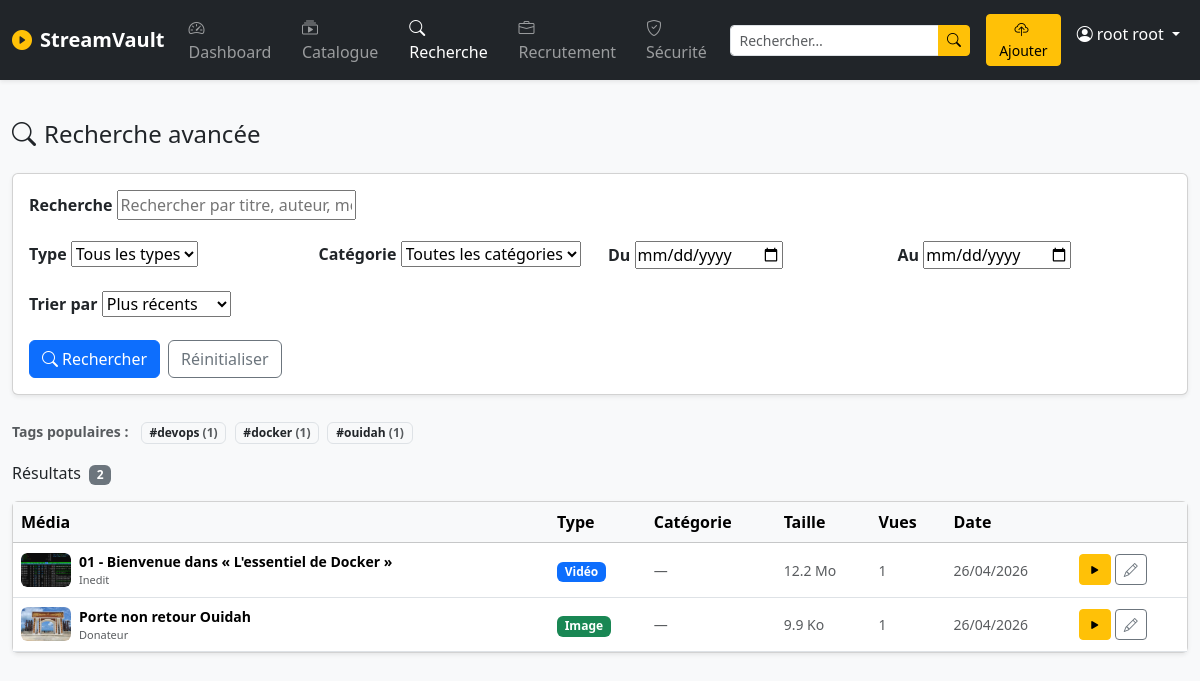
The page /play/recherche/ (signed in) on the database its author committed.
### authentification/models.py (models this page shows, shortened)
class User(AbstractUser):
    username = None
    email = models.EmailField(max_length=100 , blank=True, null=True, unique=True)
    nom = models.CharField(max_length=50, blank=False, null=False)
    prenoms = models.CharField(max_length=65, blank=False, null=False)
    photo_url = models.ImageField(upload_to='photo/')
    creat_at = models.DateTimeField(auto_now_add=True, editable=False)
    update_at = models.DateTimeField(auto_now=True)
    is_staff = models.BooleanField(default=False)
    is_active = models.BooleanField(default=True, auto_created=True)
    is_superuser = models.BooleanField(default=False)
    USERNAME_FIELD = 'email'
    REQUIRED_FIELDS = ["nom", "prenoms"]
    objects = UserManager()
    @property
    def full_name(self):
        return f"{self.nom} {self.prenoms}"

### greenplay/models.py (models this page shows, shortened)
class Tag(models.Model):
    name = models.CharField(max_length=50, unique=True, verbose_name="Nom")
    slug = models.SlugField(unique=True, blank=True)
    class Meta:
        verbose_name = "Tag"
        verbose_name_plural = "Tags"
        ordering = ["name"]

class Media(models.Model):
    TYPE_VIDEO = "video"
    TYPE_IMAGE = "image"
    TYPE_AUDIO = "audio"
    MEDIA_TYPES = [
        (TYPE_VIDEO, "Vidéo"),
        (TYPE_IMAGE, "Image"),
        (TYPE_AUDIO, "Audio"),
    ]
    VISIBILITY_PUBLIC = "public"
    VISIBILITY_PRIVATE = "private"
    VISIBILITY_INVITE = "invite"
    VISIBILITY_CHOICES = [
        (VISIBILITY_PUBLIC, "Public"),
        (VISIBILITY_PRIVATE, "Privé"),
        (VISIBILITY_INVITE, "Sur invitation"),
    ]
    LICENSE_CHOICES = [
        ("proprietary", "Propriétaire"),
        ("cc_by", "CC BY"),
        ("cc_by_sa", "CC BY-SA"),
        ("public_domain", "Domaine public"),
    ]
    title = models.CharField(max_length=255, verbose_name="Titre")
    slug = models.SlugField(max_length=255, unique=True, blank=True)
    description = models.TextField(blank=True, verbose_name="Description")
    media_type = models.CharField(
        max_length=10, choices=MEDIA_TYPES, verbose_name="Type de média"
    )
    file = models.FileField(
        upload_to=media_upload_path, verbose_name="Fichier média"
    )
    thumbnail = models.ImageField(
        upload_to=thumbnail_upload_path,
        blank=True,
        null=True,
        verbose_name="Miniature",
    )
    category = models.ForeignKey(
        Category,
        on_delete=models.SET_NULL,
        null=True,
        blank=True,
        related_name="medias",
        verbose_name="Catégorie",
    )
    tags = models.ManyToManyField(Tag, blank=True, related_name="medias", verbose_name="Tags")
    author = models.CharField(max_length=200, blank=True, verbose_name="Auteur / Réalisateur")
    production_date = models.DateField(null=True, blank=True, verbose_name="Date de production")
    duration = models.PositiveIntegerField(
        null=True, blank=True, verbose_name="Durée (secondes)"
    )
    file_size = models.PositiveBigIntegerField(
        null=True, blank=True, verbose_name="Taille du fichier (octets)"
    )
    visibility = models.CharField(
        max_length=10,
        choices=VISIBILITY_CHOICES,
        default=VISIBILITY_PUBLIC,
        verbose_name="Visibilité",
    )
    license = models.CharField(
        max_length=20,
        choices=LICENSE_CHOICES,
        default="proprietary",
        verbose_name="Licence",
    )
    uploaded_by = models.ForeignKey(
        settings.AUTH_USER_MODEL,
        on_delete=models.CASCADE,
        related_name="medias",
        verbose_name="Téléversé par",
    )
    created_at = models.DateTimeField(auto_now_add=True, verbose_name="Date d'ajout")
    updated_at = models.DateTimeField(auto_now=True, verbose_name="Dernière modification")
    class Meta:
        verbose_name = "Média"
        verbose_name_plural = "Médias"
        ordering = ["-created_at"]
        indexes = [
            models.Index(fields=["media_type"]),
            models.Index(fields=["visibility"]),
            models.Index(fields=["created_at"]),
        ]
    def get_file_size_display(self):
        if not self.file_size:
            return "—"
        size = self.file_size
        for unit in ["o", "Ko", "Mo", "Go", "To"]:
            if size < 1024:
                return f"{size:.1f} {unit}"
            size /= 1024
        return f"{size:.1f} Po"
    @property
    def view_count(self):
        return self.views.count()
    @property
    def is_video(self):
        return self.media_type == self.TYPE_VIDEO
    @property
    def is_image(self):
        return self.media_type == self.TYPE_IMAGE

### greenplay/views.py (the view)
# urls.py: path("recherche/", play_views.media_search, name="search"),
@login_required
def media_search(request):
    form = MediaSearchForm(request.GET or None)
    medias = Media.objects.filter(visibility=Media.VISIBILITY_PUBLIC)
    result_count = 0
    if form.is_valid():
        medias = apply_search_filters(
            medias.select_related("category", "uploaded_by").prefetch_related("tags"),
            form,
        )
        result_count = medias.count()
        q = form.cleaned_data.get("q", "")
        if q:
            SearchLog.objects.create(
                user=request.user if request.user.is_authenticated else None,
                query=q,
                results_count=result_count,
            )
    else:
        medias = medias.select_related("category", "uploaded_by").prefetch_related("tags")
        result_count = medias.count()
    paginator = Paginator(medias, 10)
    page = paginator.get_page(request.GET.get("page"))
    context = {
        "form": form,
        "page_obj": page,
        "result_count": result_count,
        "categories": Category.objects.all(),
        "tags": Tag.objects.annotate(mc=Count("medias")).order_by("-mc")[:20],
    }
    return render(request, "greenplay/search.html", context)

### greenplay/templates/greenplay/search.html (shortened to what this page needs)
{% extends "greenplay/base.html" %}
{% block content %}
<h4 class="mb-4"><i class="bi bi-search me-2"></i>Recherche avancée</h4>
<div class="card shadow-sm mb-4">
  <div class="card-body">
    <form method="get">
      <div class="row g-3">
        <div class="col-12">
          <label class="form-label fw-semibold">Recherche</label>
          {{ form.q }}
        </div>
        <div class="col-sm-6 col-md-3">
          <label class="form-label fw-semibold">Type</label>
          {{ form.media_type }}
        </div>
        <div class="col-sm-6 col-md-3">
          <label class="form-label fw-semibold">Catégorie</label>
          {{ form.category }}
        </div>
        <div class="col-sm-6 col-md-3">
          <label class="form-label fw-semibold">Du</label>
          {{ form.date_from }}
        </div>
        <div class="col-sm-6 col-md-3">
          <label class="form-label fw-semibold">Au</label>
          {{ form.date_to }}
        </div>
        <div class="col-sm-6 col-md-3">
          <label class="form-label fw-semibold">Trier par</label>
          {{ form.sort }}
        </div>
        <div class="col-12 d-flex gap-2">
          <button type="submit" class="btn btn-primary">
            <i class="bi bi-search me-1"></i>Rechercher
          </button>
          <a href="{% url 'media:search' %}" class="btn btn-outline-secondary">Réinitialiser</a>
        </div>
      </div>
    </form>
  </div>
</div>
{% if tags %}
<div class="mb-3">
  <small class="text-muted fw-semibold me-2">Tags populaires :</small>
  {% for tag in tags %}
  <a href="?q={{ tag.name }}" class="badge bg-light text-dark border text-decoration-none me-1 mb-1">
    #{{ tag.name }} <span class="text-muted">({{ tag.mc }})</span>
  </a>
  {% endfor %}
</div>
{% endif %}
<div class="d-flex justify-content-between align-items-center mb-3">
  <h6 class="mb-0">
    Résultats
    <span class="badge bg-secondary ms-1">{{ result_count }}</span>
  </h6>
</div>
{% if page_obj.object_list %}
<div class="card shadow-sm">
  <div class="table-responsive">
    <table class="table table-hover align-middle mb-0">
      <thead class="table-light">
        <tr>
          <th>Média</th>
          <th>Type</th>
          <th>Catégorie</th>
          <th>Taille</th>
          <th>Vues</th>
          <th>Date</th>
          <th></th>
        </tr>
      </thead>
      <tbody>
        {% for m in page_obj %}
        <tr>
          <td>
            <div class="d-flex align-items-center gap-2">
              <div class="bg-light rounded d-flex align-items-center justify-content-center flex-shrink-0"
                   style="width:50px;height:34px;font-size:1.2rem;overflow:hidden">
                {% if m.thumbnail %}
                  <img src="{{ m.thumbnail.url }}" alt="" class="w-100 h-100 object-fit-cover rounded">
                {% else %}
                  {% if m.is_video %}🎬{% elif m.is_image %}🖼️{% else %}🎵{% endif %}
                {% endif %}
              </div>
              <div>
                <div class="fw-semibold small">{{ m.title }}</div>
                <div class="text-muted" style="font-size:11px">{{ m.author|default:"—" }}</div>
              </div>
            </div>
          </td>
          <td>
            <span class="badge
              {% if m.is_video %}bg-primary
              {% elif m.is_image %}bg-success
              {% else %}bg-warning text-dark{% endif %}">
              {{ m.get_media_type_display }}
            </span>
          </td>
          <td><small class="text-muted">{{ m.category.name|default:"—" }}</small></td>
          <td><small class="text-muted">{{ m.get_file_size_display }}</small></td>
          <td><small class="text-muted">{{ m.view_count }}</small></td>
          <td><small class="text-muted">{{ m.created_at|date:"d/m/Y" }}</small></td>
          <td>
            <div class="d-flex gap-1">
              <a href="{% url 'media:detail' m.slug %}" class="btn btn-sm btn-warning">
                <i class="bi bi-play-fill"></i>
              </a>
              {% if request.user == m.uploaded_by or request.user.is_staff %}
              <a href="{% url 'media:edit' m.slug %}" class="btn btn-sm btn-outline-secondary">
                <i class="bi bi-pencil"></i>
              </a>
              {% endif %}
            </div>
          </td>
        </tr>
        {% endfor %}
      </tbody>
    </table>
  </div>
</div>
{% endif %}
{% endblock %}

### greenplay/templates/greenplay/base.html (shortened to what this page needs)
{% load static %}
<!DOCTYPE html>
<html lang="fr">
<head>
  {% load static %}
  <link rel="stylesheet" href="{% static 'vendor/css/bootstrap.min.css' %}">
  <link rel="stylesheet" href="{% static 'vendor/css/bootstrap-icons.min.css' %}">
  <link rel="stylesheet" href="{% static 'vendor/css/fonts.css' %}">
</head>
<body class="bg-light">
<nav class="navbar navbar-expand-lg navbar-dark bg-dark shadow-sm">
  <div class="container-fluid">
    <a class="navbar-brand fw-bold" href="{% url 'media:dashboard' %}">
      <i class="bi bi-play-circle-fill text-warning me-2"></i>StreamVault
    </a>
    <div class="collapse navbar-collapse" id="navMenu">
      <ul class="navbar-nav me-auto mb-2 mb-lg-0">
        <li class="nav-item">
          <a class="nav-link {% if request.resolver_match.url_name == 'dashboard' %}active{% endif %}"
             href="{% url 'media:dashboard' %}">
            <i class="bi bi-speedometer2 me-1"></i>Dashboard
          </a>
        </li>
        <li class="nav-item">
          <a class="nav-link {% if request.resolver_match.url_name == 'catalogue' %}active{% endif %}"
             href="{% url 'media:catalogue' %}">
            <i class="bi bi-collection-play me-1"></i>Catalogue
          </a>
        </li>
        <li class="nav-item">
          <a class="nav-link {% if request.resolver_match.url_name == 'search' %}active{% endif %}"
             href="{% url 'media:search' %}">
            <i class="bi bi-search me-1"></i>Recherche
          </a>
        </li>
        <li class="nav-item">
          <a class="nav-link {% if 'recrutement' in request.resolver_match.namespace %}active{% endif %}"
            href="{% url 'recrutement:liste' %}">
            <i class="bi bi-briefcase me-1"></i>Recrutement
          </a>
        </li>
        {% if user.is_staff %}
        <li class="nav-item">
          <a class="nav-link {% if request.resolver_match.url_name == 'security' %}active{% endif %}"
             href="{% url 'media:security' %}">
            <i class="bi bi-shield-check me-1"></i>Sécurité
          </a>
        </li>
        {% endif %}
      </ul>
      <form class="d-flex me-3" action="{% url 'media:search' %}" method="get">
        <div class="input-group input-group-sm">
          <input type="text" name="q" class="form-control" placeholder="Rechercher…">
          <button class="btn btn-warning" type="submit">
            <i class="bi bi-search"></i>
          </button>
        </div>
      </form>
      <ul class="navbar-nav">
        <li class="nav-item">
          <a class="btn btn-warning btn-sm me-2" href="{% url 'media:upload' %}">
            <i class="bi bi-cloud-upload me-1"></i>Ajouter
          </a>
        </li>
        <li class="nav-item dropdown">
          <a class="nav-link dropdown-toggle text-white" href="#" data-bs-toggle="dropdown">
            <i class="bi bi-person-circle me-1"></i>{{ user.full_name }}
          </a>
        </li>
      </ul>
    </div>
  </div>
</nav>
<div class="container-fluid py-4">
  {% block content %}{% endblock %}
</div>
</body>
</html>

### rows shown on the page
User: full_name "root root"
Tag: name "devops", mc "1"
Tag: name "docker", mc "1"
Tag: name "ouidah", mc "1"
Media: thumbnail (picture), title "01 - Bienvenue dans « L'essentiel de Docker »", author "Inedit", media_type "Vidéo", category.name "—", file_size "12.2 Mo", view_count "1", created_at "26/04/2026"
Media: thumbnail (picture), title "Porte non retour Ouidah", author "Donateur", media_type "Image", category.name "—", file_size "9.9 Ko", view_count "1", created_at "26/04/2026"

### other values the page prints
{{ result_count }} "2"
